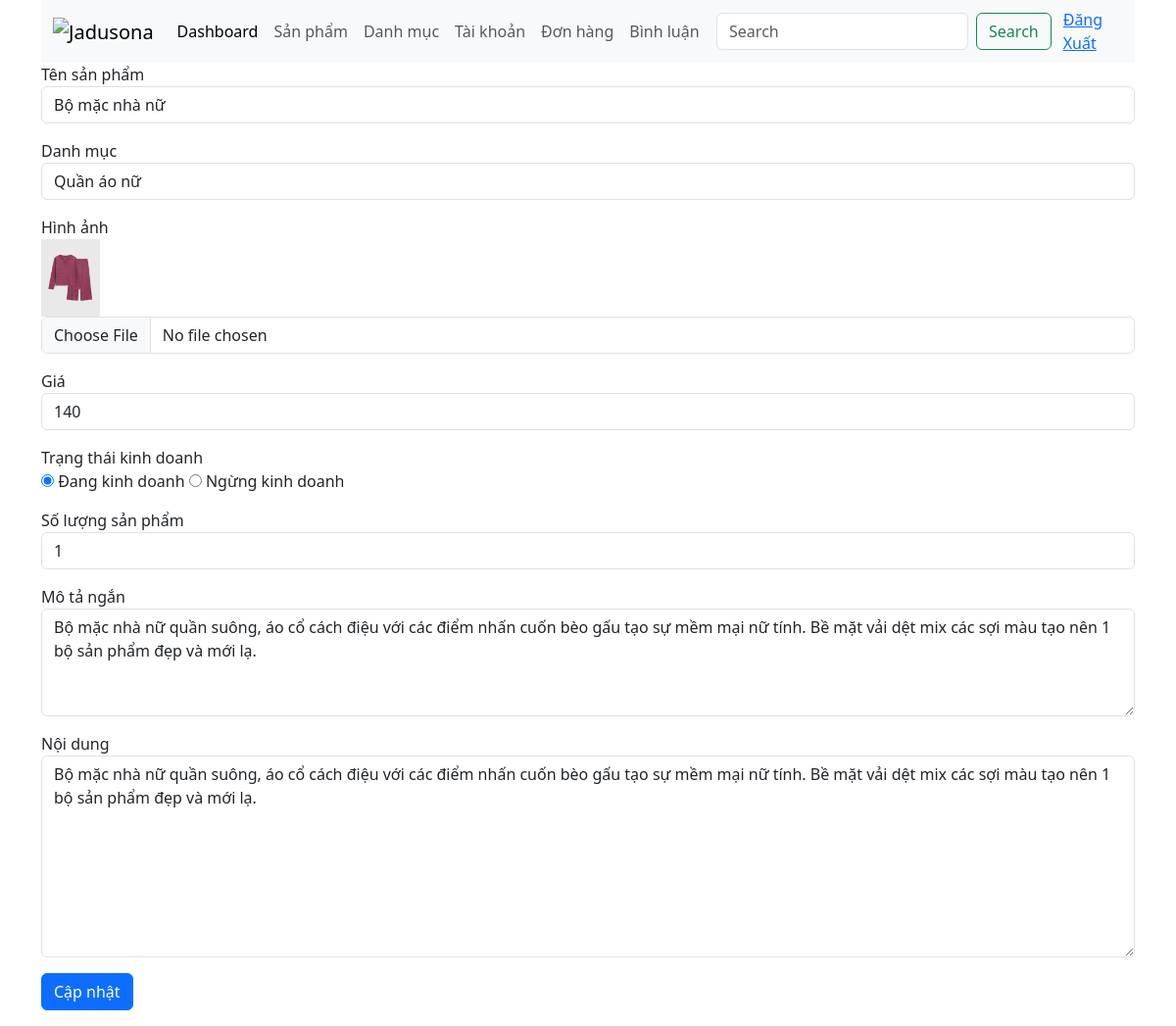
/admin/?ctl=editsp&id=1 (signed in), run on the app's committed database.
### tables this page shows
CREATE TABLE `products` (
  `id` int NOT NULL,
  `name` varchar(255) NOT NULL,
  `image` varchar(255) DEFAULT NULL,
  `price` decimal(10,0) NOT NULL,
  `quantity` int NOT NULL,
  `description` varchar(255) NOT NULL,
  `content` text NOT NULL,
  `status` tinyint NOT NULL DEFAULT '1' COMMENT 'status:trạng thái kinh doanh. 1: đang kinh doanh ,0 là ngừng kinh doanh',
  `category_id` int NOT NULL
);

CREATE TABLE `categories` (
  `id` int NOT NULL,
  `cate_name` varchar(255) NOT NULL
);

### common/function.php (called while the page is built, shortened)
<?php
function view($path_view, $data = [])
{
    extract($data);
    $path_view = str_replace(".", "/", $path_view);
    include_once ROOT_DIR . "views/$path_view.php";
}

### controllers/Admin/AdminProductController.php (called while the page is built, shortened)
<?php
class AdminProductController
{
    public function edit()
    {
        $id = $_GET['id'];
        $product = (new Product)->find($id);
        $categories = (new Category)->all();
        return view('admin.product.edit', compact('product', 'categories', 'message'));
    }
}

### admin/index.php (called while the page is built, shortened)
<?php
require_once __DIR__ . "/../common/function.php";
require_once __DIR__ . "/../models/BaseModel.php";
require_once __DIR__ . "/../models/Category.php";
require_once __DIR__ . "/../models/Product.php";
require_once __DIR__ . "/../controllers/Admin/AdminProductController.php";
$ctl = $_GET['ctl'] ?? "";
match ($ctl) {
    '' => (new DashboardController)->index(),
    'listdm' => (new AdminCategoryController)->index(),
    'adddm' => (new AdminCategoryController)->create(),
    'storedm' => (new AdminCategoryController)->store(),
    'editdm' => (new AdminCategoryController)->edit(),
    'updatedm' => (new AdminCategoryController)->update(),
    'deletedm' => (new AdminCategoryController)->delete(),
    'listsp' => (new AdminProductController)->index(),
    'addsp' => (new AdminProductController)->add(),
    'storesp' => (new AdminProductController)->store(),
    'editsp' => (new AdminProductController)->edit(),
    'updatesp' => (new AdminProductController)->update(),
    'deletesp' => (new AdminProductController)->delete(),
    'listuser' => (new AuthController)->index(),
    'updateuser' => (new AuthController)->updateActive(),
    'list-order' => (new OrderController)->index(),
    'detail-order' => (new OrderController)->showOrder(),
    'delete-order' => (new OrderController)->deleteOrder(),
    'product-comment' => (new CommentController)->index(),
    'comment-detail' => (new CommentController)->list(),
    'actiev-comment' => (new CommentController)->updateActive(),
};

### models/BaseModel.php (called while the page is built, shortened)
<?php
class BaseModel {
    public function __construct(){
        try{
            $this->conn = new PDO("mysql:host=" . HOST . "; dbname=" . DBNAME . "; charset=utf8; port= ". PORT, USERNAME , PASSWORD);
        }catch (PDOException $e){
            echo "Lỗi kết nối dữ liệu" . $e->getMessage();
        }
    }
}

### models/Product.php (called while the page is built, shortened)
<?php
class Product extends BaseModel
{
    public  function find($id)
    {
        $sql = "SELECT p.*, cate_name FROM products p JOIN categories c ON p.category_id=c.id WHERE p.id=:id";
        $stmt = $this->conn->prepare($sql);
        $stmt->execute(['id' => $id]);
        return $stmt->fetch(PDO::FETCH_ASSOC);
    }
}

### models/Category.php (called while the page is built, shortened)
<?php
class Category extends BaseModel{
    public function all(){
        $sql = "SELECT * FROM categories";
        $stmt = $this->conn->prepare($sql);
        $stmt->execute();
        return $stmt->fetchAll(PDO::FETCH_ASSOC);
    }
}

### views/admin/product/edit.php (the view, shortened to what this page needs)
<?php include_once ROOT_DIR . "views/admin/header.php" ?>
<div>
    <form action="<?= ADMIN_URL . '?ctl=updatesp' ?>" method="post" enctype="multipart/form-data">
        <div class="mb-3">
            <label for="">Tên sản phẩm</label>
            <input type="text" name="name" value="<?= $product['name'] ?>" class="form-control">
        </div>
        <div class="mb-3">
            <label for="">Danh mục</label>
            <select name="category_id" id="" class="form-control">
                <?php foreach ($categories as $cate) : ?>
                <option value="<?= $cate['id'] ?>" <?=  $cate['id'] == $product['category_id']  ? 'selected' : '' ?>>
                    <?= $cate['cate_name'] ?>
                </option>
                <?php endforeach ?>
            </select>
        </div>
        <div class="mb-3">
            <label for="">Hình ảnh</label> <br>
            <img src="<?= ROOT_URL . $product['image'] ?>" width="60" alt="">
            <input type="file" name="image" class="form-control">
        </div>
        <div class="mb-3">
            <label for="">Giá</label>
            <input type="number" name="price" step="0.1" value="<?= $product['price'] ?>" class="form-control">
        </div>
        <div class="mb-3">
            <label for="">Trạng thái kinh doanh</label> <br>
            <input type="radio" name="status" value="1" <?= $product['status'] ? 'checked' : '' ?> id=""> Đang kinh
            doanh
            <input type="radio" name="status" value="0" <?= $product['status'] == 0 ? 'checked' : '' ?>> Ngừng kinh
            doanh
        </div>
        <div class="mb-3">
            <label for="">Số lượng sản phẩm</label>
            <input type="number" name="quantity" value="<?= $product['quantity'] ?>" class="form-control">
        </div>
        <div class="mb-3">
            <label for="">Mô tả ngắn</label>
            <textarea name="description" rows="4" id="" class="form-control"><?= $product['description'] ?></textarea>
        </div>
        <div class="mb-3">
            <label for="">Nội dung</label>
            <textarea name="content" rows="8" id="" class="form-control"><?= $product['content'] ?></textarea>
        </div>
        <div class="mb-3">
            <button type="submit" class="btn btn-primary">Cập nhật</button>
        </div>
    </form>
</div>
<?php include_once ROOT_DIR . "views/admin/footer.php" ?>

### data on the page
products: name "Bộ mặc nhà nữ", category_id "Quần áo nữ", image (picture), price "140", status "☑", quantity "1", description "Bộ mặc nhà nữ quần suông, áo cổ cách điệu với các điểm nhấn cuốn bèo gấu tạo sự mềm mại nữ tính. Bề mặt vải dệt mix các sợi màu tạo nên 1 bộ sản phẩm đẹp và mới lạ.", content "Bộ mặc nhà nữ quần suông, áo cổ cách điệu với các điểm nhấn cuốn bèo gấu tạo sự mềm mại nữ tính. Bề mặt vải dệt mix các sợi màu tạo nên 1 bộ sản phẩm đẹp và mới lạ."
